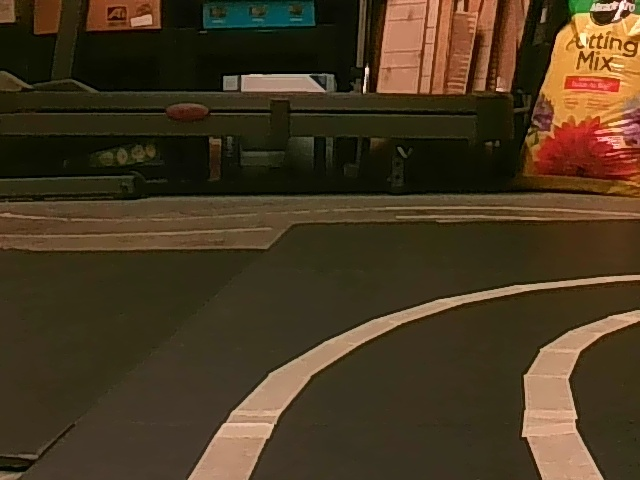
#> input picture benchmark/test_images/test0.jpg, 640 x 480 px
$ python -i thresholding.py   (imports and definitions only)   (older library calls are emulated)
#> lines starting #> are read from the running program, lines starting #| are printed output that depends on the picture; after the words box and inside, x2 and y2 are one past the last pixel; in counts of white or black regions, pixels touching at a corner belong together
import cv2
import numpy as np

''' Udacity Self Driving Nanodegree code used to threshold image for lane line
detection by color.
'''

def dir_threshold(img, sobel_kernel=15, thresh=(0.7, 1.2)):
    # Grayscale
    gray = cv2.cvtColor(img, cv2.COLOR_RGB2HLS)
    # Calculate the x and y gradients
    sobelx = cv2.Sobel(gray[:,:,2], cv2.CV_64F, 1, 0, ksize=sobel_kernel)
    sobely = cv2.Sobel(gray[:,:,2], cv2.CV_64F, 0, 1, ksize=sobel_kernel)
    # Take the absolute value of the gradient direction,
    # apply a threshold, and create a binary image result
    absgraddir = np.arctan2(np.absolute(sobely), np.absolute(sobelx))
    binary_output =  np.zeros_like(absgraddir)
    binary_output[(absgraddir >= thresh[0]) & (absgraddir <= thresh[1])] = 1

    # Return the binary image
    return binary_output

# Define a function to return the magnitude of the gradient
# for a given sobel kernel size and threshold values
def mag_thresh(img, sobel_kernel=9, mag_thresh=(30, 255)):
    # Convert to grayscale
    gray = cv2.cvtColor(img, cv2.COLOR_RGB2HLS)
    # Take both Sobel x and y gradients
    sobelx = cv2.Sobel(gray[:,:,2], cv2.CV_64F, 1, 0, ksize=sobel_kernel)
    sobely = cv2.Sobel(gray[:,:,2], cv2.CV_64F, 0, 1, ksize=sobel_kernel)
    # Calculate the gradient magnitude
    gradmag = np.sqrt(sobelx**2 + sobely**2)
    # Rescale to 8 bit
    scale_factor = np.max(gradmag)/255
    gradmag = (gradmag/scale_factor).astype(np.uint8)
    # Create a binary image of ones where threshold is met, zeros otherwise
    binary_output = np.zeros_like(gradmag)
    binary_output[(gradmag >= mag_thresh[0]) & (gradmag <= mag_thresh[1])] = 1

    # Return the binary image
    return binary_output


def threshold(img, color=False, mag_dir_thresh=False):
    """Threshhold image on saturation channel and
    using magnitude gradient"""
#> called with color = False, mag_dir_thresh = False
    img = np.copy(img)

    # Convert to HLS color space and separate the V channel
    hls = cv2.cvtColor(img, cv2.COLOR_RGB2HLS).astype(np.float)
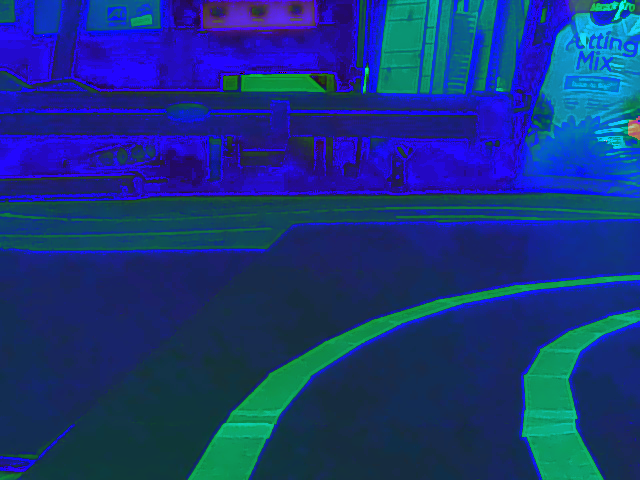
#> hls: shape (480, 640, 3) float64; mean R, G, B 22.6, 52.7, 123.9


    ## White Color
    lower_white = np.array([0,210,0], dtype=np.uint8)
    upper_white = np.array([255,255,255], dtype=np.uint8)
    white_mask = cv2.inRange(hls, lower_white, upper_white)
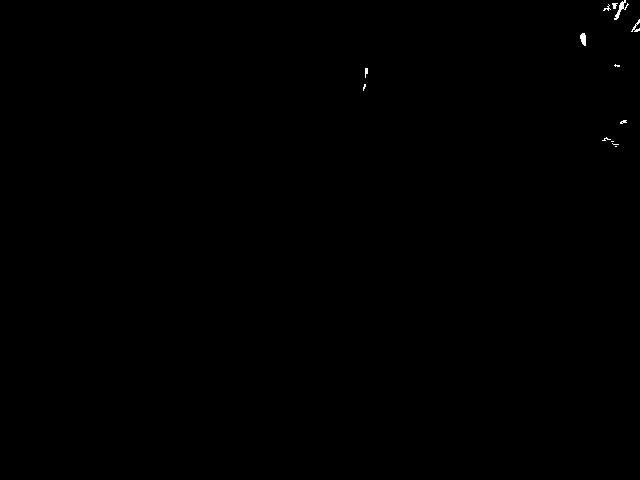
#> white_mask: shape (480, 640); 0.1% white; 13 white regions (8 under 20 px), largest, box (x1, y1, x2, y2) and area: (614, 0, 629, 20) 86, (580, 33, 586, 46) 59, (631, 19, 640, 32) 42, (612, 3, 618, 9) 23, (365, 68, 368, 78) 22

    ## Yellow Color
    lower_yellow = np.array([18,0,100], dtype=np.uint8)
    upper_yellow = np.array([30,220,255], dtype=np.uint8)
    yellow_mask = cv2.inRange(hls, lower_yellow, upper_yellow)
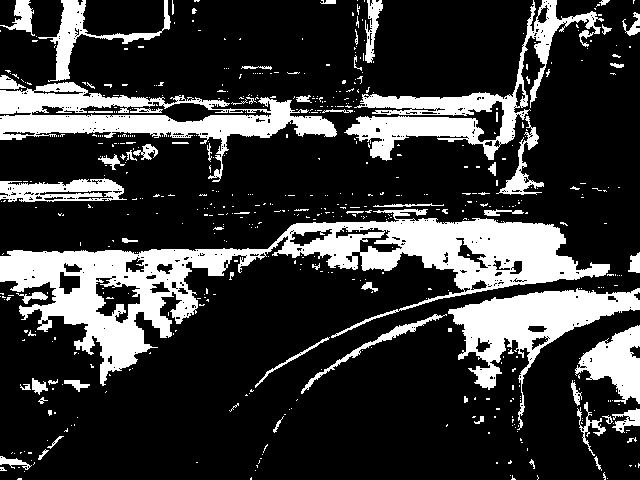
#> yellow_mask: shape (480, 640); 22.4% white; 571 white regions (502 under 20 px), largest, box (x1, y1, x2, y2) and area: (0, 209, 610, 386) 26965, (0, 82, 337, 182) 9986, (344, 0, 604, 161) 8208

    combined_binary = np.zeros_like(white_mask)

    # Dir Mag Threshold
    if mag_dir_thresh:
        dir_mask = dir_threshold(img)
        mag_mask = mag_thresh(img)
        combined_binary[((dir_mask == 1) & (mag_mask == 1))] = 255

    if color:
        return np.dstack((white_mask, yellow_mask, combined_binary))

    else:
        combined_binary[((white_mask == 255) | (yellow_mask == 255))] = 255
        combined_binary[(combined_binary == 255)] = 1
        return combined_binary

>>> import cv2
>>> picture = cv2.cvtColor(cv2.imread('../../benchmark/test_images/test0.jpg'), cv2.COLOR_BGR2RGB)
>>> result = threshold(picture)
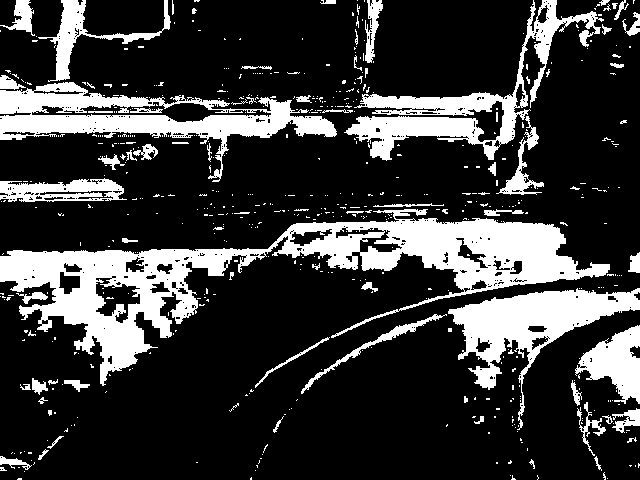
#> result: shape (480, 640); values 0 (black) and 1 (white), 22.5% white; 581 white regions (509 under 20 px), largest, box (x1, y1, x2, y2) and area: (0, 209, 610, 386) 26965, (0, 82, 337, 182) 9986, (344, 0, 604, 161) 8236

$ run again, on benchmark/test_images/test2.jpg
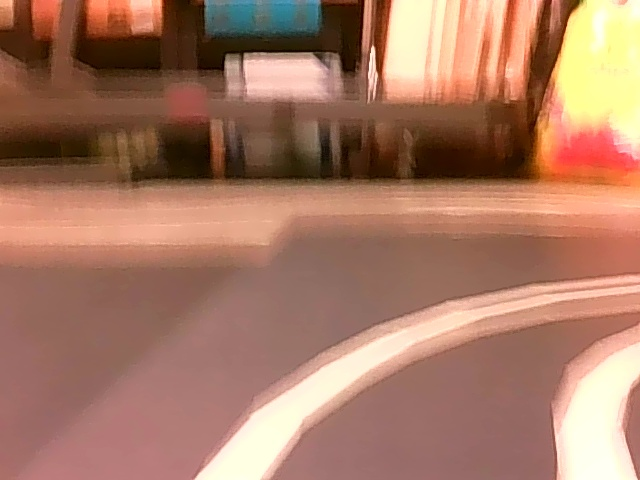
#> input picture benchmark/test_images/test2.jpg, 640 x 480 px
#> in threshold, `white_mask = cv2.inRange(hls, lower_white, upper_white)`:
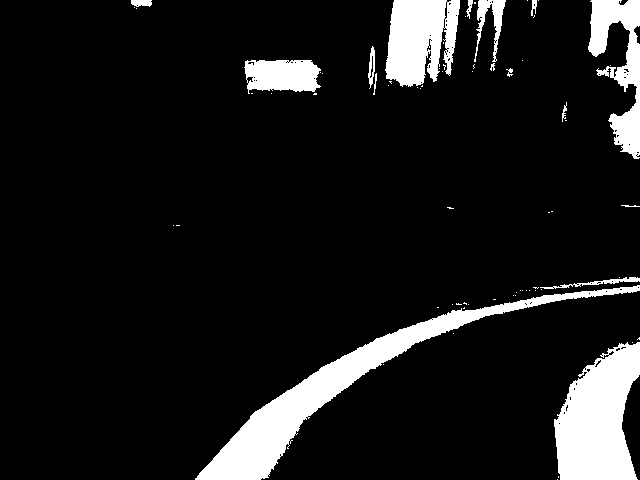
#> white_mask: shape (480, 640); 10.3% white; 71 white regions (55 under 20 px), largest, box (x1, y1, x2, y2) and area: (195, 285, 640, 480) 10744, (554, 342, 640, 480) 8322, (385, 0, 460, 87) 4934
#> yellow_mask: shape (480, 640); 3.4% white; 102 white regions (90 under 20 px), largest, box (x1, y1, x2, y2) and area: (556, 0, 640, 128) 7856, (212, 37, 320, 60) 973, (278, 152, 326, 181) 650
#> `result = threshold(picture)`:
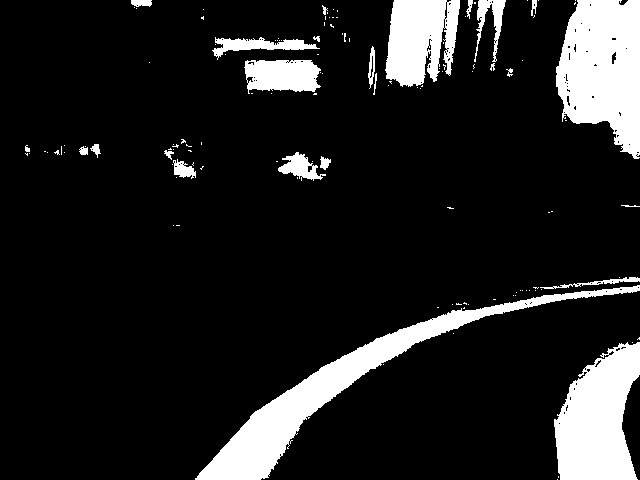
#> result: shape (480, 640); values 0 (black) and 1 (white), 13.1% white; 128 white regions (103 under 20 px), largest, box (x1, y1, x2, y2) and area: (195, 285, 640, 480) 10744, (556, 0, 640, 159) 9948, (554, 342, 640, 480) 8322

$ run again, on benchmark/test_images/test3.jpg
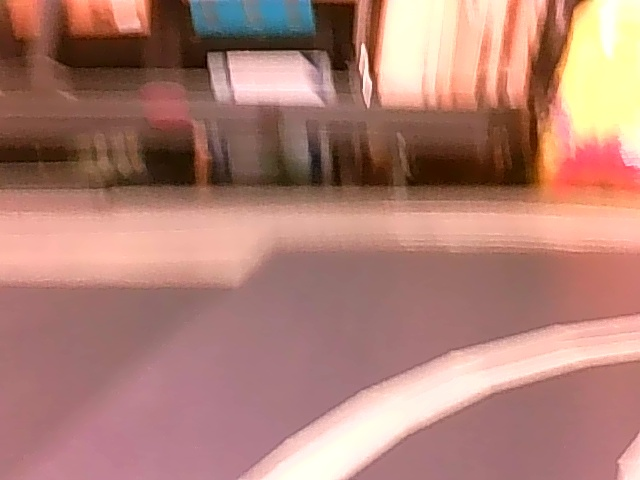
#> input picture benchmark/test_images/test3.jpg, 640 x 480 px
#> in threshold, `white_mask = cv2.inRange(hls, lower_white, upper_white)`:
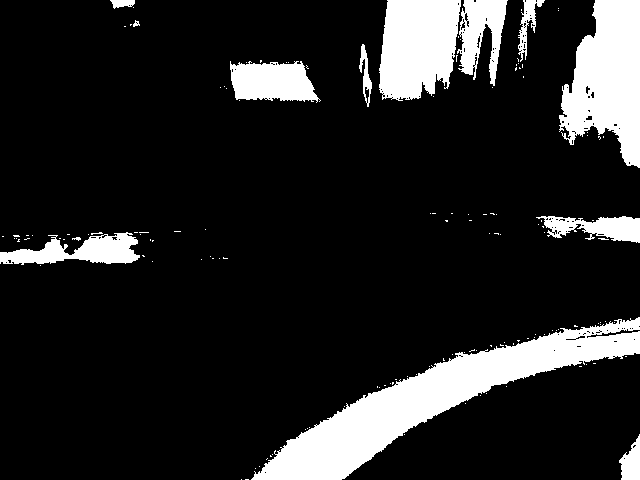
#> white_mask: shape (480, 640); 14.3% white; 142 white regions (129 under 20 px), largest, box (x1, y1, x2, y2) and area: (251, 317, 640, 480) 16772, (559, 0, 640, 168) 9011, (379, 0, 461, 101) 6776
#> yellow_mask: shape (480, 640); 2.5% white; 14 white regions (10 under 20 px), largest, box (x1, y1, x2, y2) and area: (561, 0, 640, 138) 7266, (274, 166, 298, 185) 197, (179, 156, 188, 164) 46, (176, 164, 180, 170) 21
#> `result = threshold(picture)`:
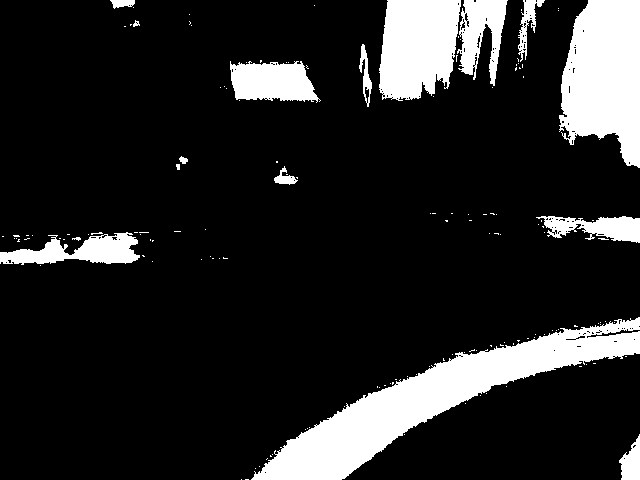
#> result: shape (480, 640); values 0 (black) and 1 (white), 14.8% white; 148 white regions (132 under 20 px), largest, box (x1, y1, x2, y2) and area: (251, 317, 640, 480) 16772, (559, 0, 640, 168) 10324, (379, 0, 461, 101) 6776
